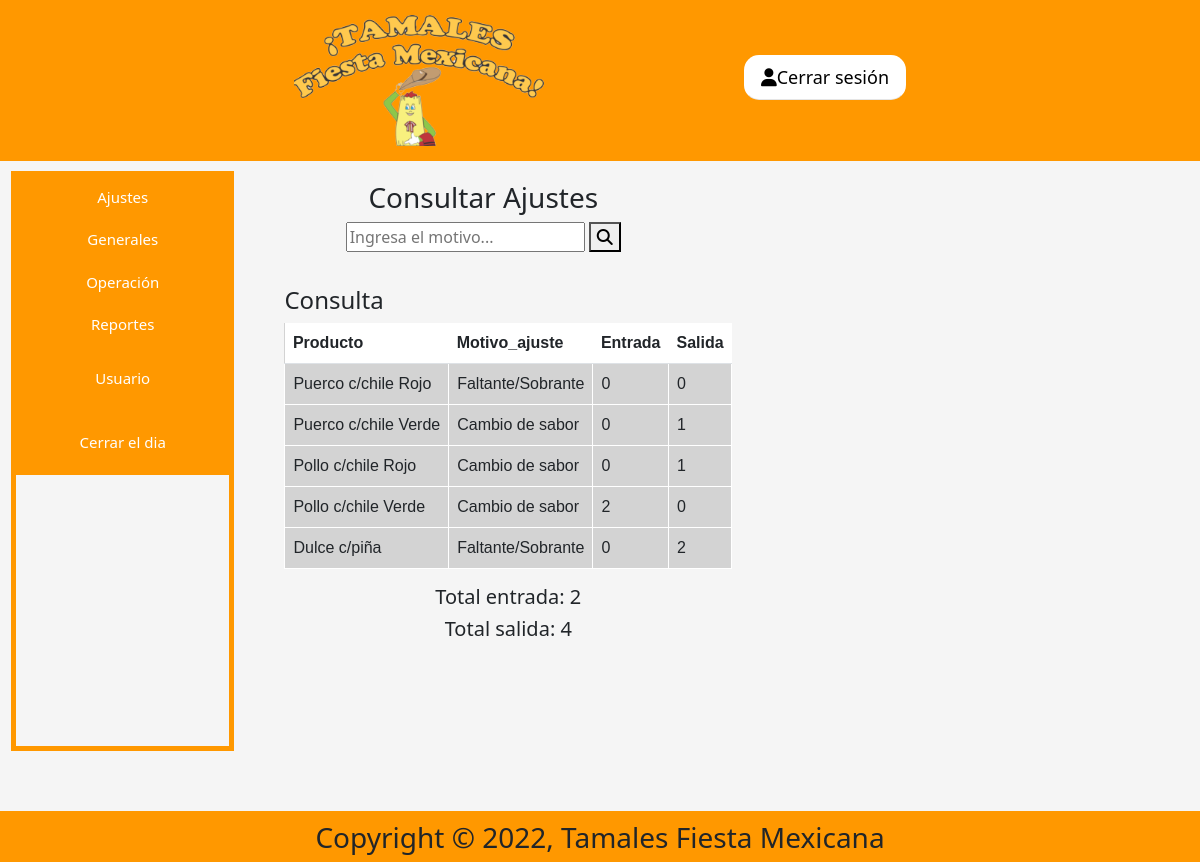
The app's page /consultar.php (signed in) with its own data.
### tables this page shows
CREATE TABLE `ajustes` (
  `id_ajustes` int(11) NOT NULL,
  `Producto` varchar(40) DEFAULT NULL,
  `Motivo_ajuste` varchar(30) DEFAULT NULL,
  `Entrada` int(11) DEFAULT NULL,
  `Salida` int(11) DEFAULT NULL
);

### bdPHP/conexionCON.php (the view, shortened to what this page needs)
<?php
$servername = "127.0.0.1";
$username = "empleado1";
$password = "ChampuRRAD01";
$db_name = "fiesta_mx";
$conn = mysqli_connect($servername, $username, $password, $db_name);
$sql = "select * from ajustes";
$query = mysqli_query($conn,$sql);
echo"
    <table class='table'>
    <tr>
    <th>Producto</th>
    <th>Motivo_ajuste</th>
    <th>Entrada</th>
    <th>Salida</th>";
    while ($row = mysqli_fetch_array($query))
    {
        echo'<tr>
        <td>'.$row['Producto'].'</td>
        <td>'.$row['Motivo_ajuste'].'</td>
        <td>'.$row['Entrada'].'</td>
        <td>'.$row['Salida'].'</td>
        </tr>';
    }
echo "</table>";
?>

### css/estilosMenu.css (style rules this page uses)
* { box-sizing: border-box }
body, html { font-family: Arial, Helvetica, sans-serif; height: 100%; width: 100%; margin: 0; overflow-x: hidden; }

### css/estilosTablas.css (style rules this page uses)
.tProductos table { width:auto; background-color:lightgray; font-family: arial, sans-serif; text-align: left; }
th { background-color: #FF9800; padding: 5px 14px; }
td { border: 1px solid white; text-align: left; padding: 5px; background-color: white; }
tr:nth-child(1) { background-color: white; }

### records on screen
ajustes: Producto "Puerco c/chile Rojo", Motivo_ajuste "Faltante/Sobrante", Entrada "0", Salida "0"
ajustes: Producto "Puerco c/chile Verde", Motivo_ajuste "Cambio de sabor", Entrada "0", Salida "1"
ajustes: Producto "Pollo c/chile Rojo", Motivo_ajuste "Cambio de sabor", Entrada "0", Salida "1"
ajustes: Producto "Pollo c/chile Verde", Motivo_ajuste "Cambio de sabor", Entrada "2", Salida "0"
ajustes: Producto "Dulce c/piña", Motivo_ajuste "Faltante/Sobrante", Entrada "0", Salida "2"

### other values on screen
$row[0] "2"
$row[0] "4"
